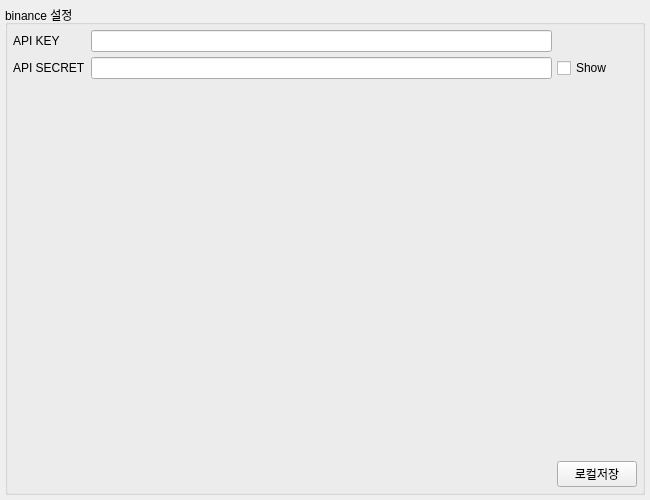
<?xml version="1.0" encoding="UTF-8"?>
<ui version="4.0">
 <class>Form</class>
 <widget class="QWidget" name="Form">
  <property name="geometry">
   <rect>
    <x>0</x>
    <y>0</y>
    <width>650</width>
    <height>500</height>
   </rect>
  </property>
  <property name="windowTitle">
   <string>Form</string>
  </property>
  <layout class="QGridLayout" name="gridLayout">
   <property name="leftMargin">
    <number>5</number>
   </property>
   <property name="topMargin">
    <number>5</number>
   </property>
   <property name="rightMargin">
    <number>5</number>
   </property>
   <property name="bottomMargin">
    <number>5</number>
   </property>
   <property name="spacing">
    <number>5</number>
   </property>
   <item row="0" column="0">
    <widget class="QGroupBox" name="groupBox">
     <property name="title">
      <string>binance 설정</string>
     </property>
     <layout class="QGridLayout" name="gridLayout_2">
      <property name="leftMargin">
       <number>5</number>
      </property>
      <property name="topMargin">
       <number>5</number>
      </property>
      <property name="rightMargin">
       <number>5</number>
      </property>
      <property name="bottomMargin">
       <number>5</number>
      </property>
      <property name="spacing">
       <number>5</number>
      </property>
      <item row="0" column="0">
       <widget class="QLabel" name="label">
        <property name="text">
         <string>API KEY</string>
        </property>
       </widget>
      </item>
      <item row="0" column="1">
       <widget class="QLineEdit" name="key">
        <property name="sizePolicy">
         <sizepolicy hsizetype="Preferred" vsizetype="Fixed">
          <horstretch>0</horstretch>
          <verstretch>0</verstretch>
         </sizepolicy>
        </property>
       </widget>
      </item>
      <item row="1" column="0">
       <widget class="QLabel" name="label_3">
        <property name="text">
         <string>API SECRET</string>
        </property>
       </widget>
      </item>
      <item row="1" column="1">
       <widget class="QLineEdit" name="secret">
        <property name="echoMode">
         <enum>QLineEdit::Password</enum>
        </property>
       </widget>
      </item>
      <item row="1" column="2">
       <widget class="QCheckBox" name="checkBox">
        <property name="text">
         <string>Show</string>
        </property>
       </widget>
      </item>
      <item row="2" column="1">
       <spacer name="verticalSpacer">
        <property name="orientation">
         <enum>Qt::Vertical</enum>
        </property>
        <property name="sizeHint" stdset="0">
         <size>
          <width>20</width>
          <height>354</height>
         </size>
        </property>
       </spacer>
      </item>
      <item row="3" column="1">
       <spacer name="horizontalSpacer">
        <property name="orientation">
         <enum>Qt::Horizontal</enum>
        </property>
        <property name="sizeHint" stdset="0">
         <size>
          <width>437</width>
          <height>20</height>
         </size>
        </property>
       </spacer>
      </item>
      <item row="3" column="2">
       <widget class="QPushButton" name="pushButton">
        <property name="text">
         <string>로컬저장</string>
        </property>
       </widget>
      </item>
     </layout>
    </widget>
   </item>
  </layout>
 </widget>
 <resources/>
 <connections/>
</ui>
